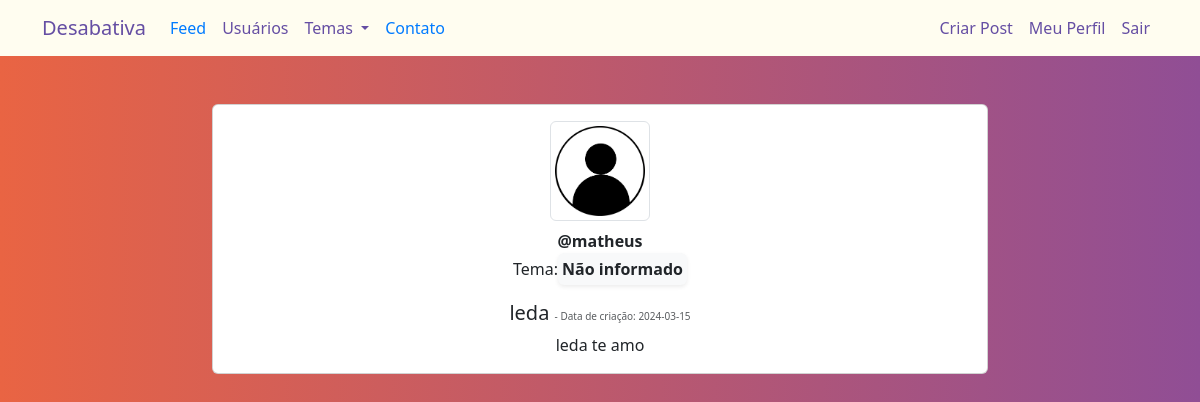
Screenshot of /post/12 (signed in) with the database file from the repository.
### blog/models.py (models this page shows, shortened)
class Usuario(db.Model, UserMixin):
    __tablename__ = 'usuario'
    id = db.Column(db.Integer, primary_key=True)
    username = db.Column(db.String(100), unique=True, nullable=False)
    email = db.Column(db.String(100), unique=True, nullable=False)
    senha = db.Column(db.String(100), nullable=False)
    posts = db.relationship('Post', backref='autor', lazy=True)
    foto_perfil = db.Column(db.String, default='default.jpg')  # Caminho para a foto de perfil
    temas = db.Column(db.String, nullable=False, default='Não informado')

class Post(db.Model):
    __tablename__ = 'post'
    id = db.Column(db.Integer, primary_key=True)
    titulo = db.Column(db.String(100), nullable=False)
    conteudo = db.Column(db.Text, nullable=False)
    data_criacao = db.Column(db.DateTime, nullable=False, default=datetime.utcnow)
    autor_id = db.Column(db.Integer, db.ForeignKey('usuario.id'), nullable=False)
    tema = db.Column(db.String(100), nullable=False)

### blog/routes.py (the view)
@app.route('/post/<post_id>', methods=['GET', 'POST'])
@login_required
def exibir_post(post_id):
    post = Post.query.get(post_id)
    if current_user == post.autor:
        form = FormCriarPost()
        if request.method == 'GET':
            form.titulo.data = post.titulo
            form.conteudo.data = post.conteudo
        elif form.validate_on_submit():
            post.titulo = form.titulo.data
            post.conteudo = form.conteudo.data
            db.session.commit()
            flash('Post atualizado com sucesso')
            return redirect(url_for('home'))
    else:
        form = None
    return render_template('post.html', post=post, form=form, temas_disponiveis=temas_disponiveis)

### blog/models.py (called while the page is built)
@login_manager.user_loader
def load_usuario(id_usuario):
    return Usuario.query.get(int(id_usuario))

### blog/templates/post.html (shortened to what this page needs)
{% extends 'base.html' %}
{% block body %}
<body>
    <div class="container-fluid mt-5">
        {% if post %}
        <div class="row justify-content-center">
            <div class="col-md-8">
                <div class="card mb-4">
                    <div class="card-body d-flex flex-column justify-content-center align-items-center">
                        <img src="{{ url_for('static', filename='fotos_perfil/{}'.format(post.autor.foto_perfil)) }}" alt="Foto de Perfil" width="100" class="rounded mb-2 img-thumbnail">
                        <strong class="text-center">@{{ post.autor.username if post.autor else '' }}</strong>
                        <div class="d-flex justify-content-center align-items-center mb-3">
                            <p class="mb-0">Tema:</p>
                            <div class="p-1 rounded shadow-sm bg-light">
                                <strong class="font-italic mb-0">{{ post.autor.temas if post.autor else '' }}</strong>
                            </div>
                        </div>
                        <div>
                            <h5 class="card-title text-center">
                                {{ post.titulo }}
                                <small class="text-muted" style="font-size: 10px"> - Data de criação: {{ post.data_criacao.strftime('%Y-%m-%d') }}</small>
                            </h5>
                            <p class="card-text text-center">
                                {{ post.conteudo }}
                            </p>
                        </div>
                    </div>
                </div>
            </div>
        </div>
        {% else %}
        <p class="text-center">O post não foi encontrado.</p>
        {% endif %}
    </div>
</body>
{% endblock %}

### blog/static/main.css (style rules this page uses)
body { background: #654ea3; background: linear-gradient(to right, #e96443, #904e95); min-height: 100vh; overflow-x:hidden; }

### blog/templates/base.html (style rules this page uses)
body { background: linear-gradient(to right, #c9c693, #d9d5a2, #e9e5b1, #f9f5c0, #fffd0); min-height: 100vh; overflow-x:hidden; }

### rows the page displays
Usuario: foto_perfil (placeholder picture), autor "matheus", autor "Não informado"
Post: titulo "leda", data_criacao "2024-03-15", conteudo "leda te amo"
